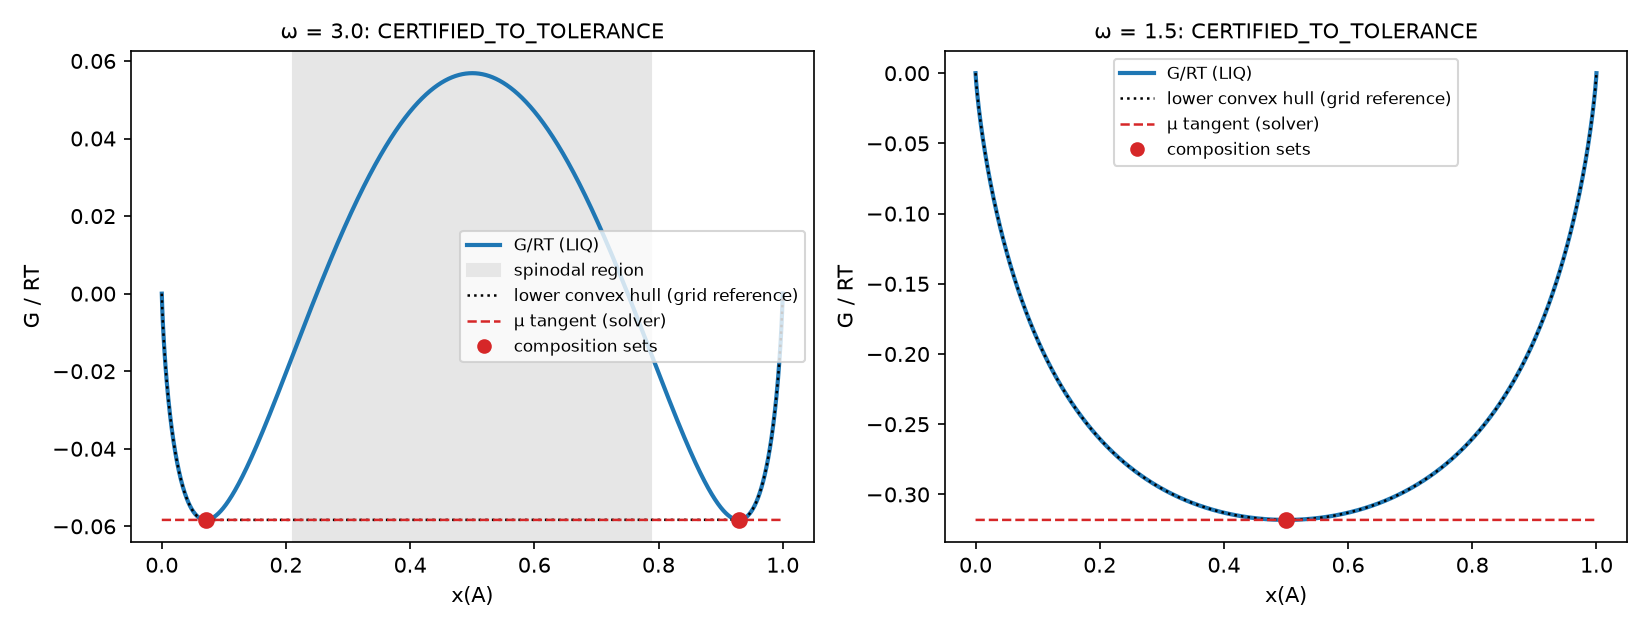

Recreate this plot in Python.
"""Binary regular solution: a certified miscibility gap (omega = 3) and a convex control (omega = 1.5).

Run with ``uv run python examples/regular_solution_gap.py``. Writes ``regular_solution_gap.png`` next to this file.
"""

from pathlib import Path

import matplotlib

matplotlib.use("Agg")
import matplotlib.pyplot as plt  # noqa: E402

from discopt.calphad import RegularSolution, equilibrium  # noqa: E402
from discopt.calphad.plot import plot_gx  # noqa: E402

fig, axes = plt.subplots(1, 2, figsize=(11, 4.2))
for ax, omega in zip(axes, (3.0, 1.5)):
    phase = RegularSolution("LIQ", omega=omega)
    res = equilibrium(phase, x=0.5, eps=1e-5)
    print(f"omega = {omega}\n{res.summary()}\n")
    plot_gx(phase, res, ax=ax)
    ax.set_title(f"ω = {omega}: {res.certificate.level.name}", fontsize=10)

fig.tight_layout()
out = Path(__file__).with_suffix(".png")
fig.savefig(out, dpi=150)
print(f"wrote {out}")
